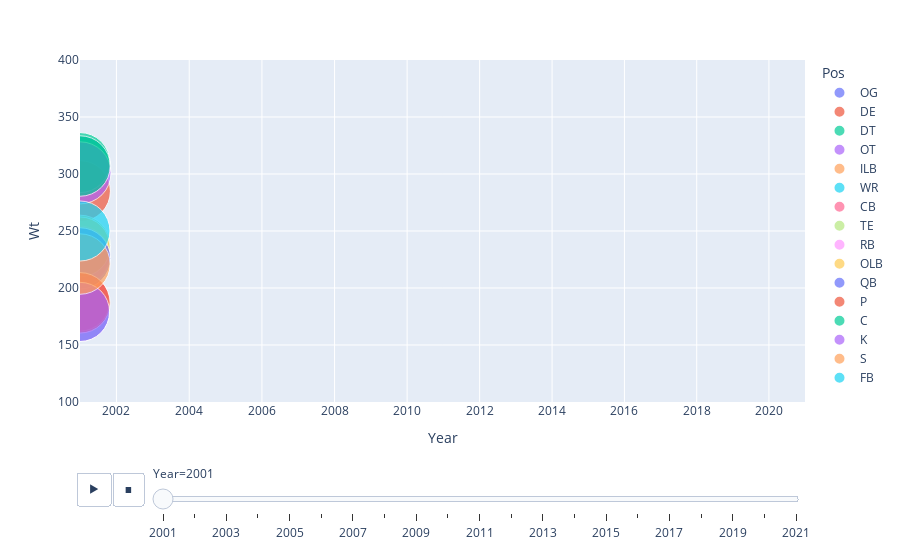

Notebook source saved alongside this figure:
### Code cell
fig = px.scatter(df_raw,x='Year', y='Wt',animation_frame='Year', 
     animation_group='Pos',size='Height-in', 
     color='Pos',
     hover_name='Pos', log_x=True, 
     size_max=45,range_x=[2001,2021], range_y=[100,400]
 )
fig.layout.updatemenus[0].buttons[0].args[1]['frame']['duration'] = 700
fig.show()

### Figure 1 — Plotly figure (JSON) as saved in the notebook; plotly's stock layout.template omitted (floating-point values rounded to 4 significant figures)
{"data": [{"hovertemplate": "<b>%{hovertext}</b><br><br>Pos=OG<br>Year=%{x}<br>Wt=%{y}<br>Height-in=%{marker.size}<extra></extra>", "hovertext": ["OG", "OG", "OG", "OG", "OG", "OG", "OG", "OG", "OG", "OG", "OG", "OG", "OG", "OG", "OG", "OG", "OG", "OG", "OG", "OG", "OG"], "ids": ["OG", "OG", "OG", "OG", "OG", "OG", "OG", "OG", "OG", "OG", "OG", "OG", "OG", "OG", "OG", "OG", "OG", "OG", "OG", "OG", "OG"], "legendgroup": "OG", "marker": {"color": "#636efa", "size": [77, 76, 77, 76, 74, 75, 76, 75, 75, 75, 74, 76, 76, 77, 75, 78, 76, 74, 74, 76, 78], "sizemode": "area", "sizeref": 0.04049, "symbol": "circle"}, "mode": "markers", "name": "OG", "orientation": "v", "showlegend": true, "type": "scatter", "x": [2001, 2001, 2001, 2001, 2001, 2001, 2001, 2001, 2001, 2001, 2001, 2001, 2001, 2001, 2001, 2001, 2001, 2001, 2001, 2001, 2001], "xaxis": "x", "y": [307, 299, 328, 312, 293, 308, 305, 293, 303, 313, 290, 308, 321, 315, 300, 298, 305, 312, 314, 307, 305], "yaxis": "y"}, {"hovertemplate": "<b>%{hovertext}</b><br><br>Pos=DE<br>Year=%{x}<br>Wt=%{y}<br>Height-in=%{marker.size}<extra></extra>", "hovertext": ["DE", "DE", "DE", "DE", "DE", "DE", "DE", "DE", "DE", "DE", "DE", "DE", "DE", "DE", "DE", "DE", "DE", "DE"], "ids": ["DE", "DE", "DE", "DE", "DE", "DE", "DE", "DE", "DE", "DE", "DE", "DE", "DE", "DE", "DE", "DE", "DE", "DE"], "legendgroup": "DE", "marker": {"color": "#EF553B", "size": [75, 79, 76, 76, 76, 74, 78, 76, 74, 75, 77, 75, 75, 75, 77, 75, 78, 77], "sizemode": "area", "sizeref": 0.04049, "symbol": "circle"}, "mode": "markers", "name": "DE", "orientation": "v", "showlegend": true, "type": "scatter", "x": [2001, 2001, 2001, 2001, 2001, 2001, 2001, 2001, 2001, 2001, 2001, 2001, 2001, 2001, 2001, 2001, 2001, 2001], "xaxis": "x", "y": [285, 287, 270, 269, 267, 284, 281, 263, 264, 267, 258, 252, 290, 280, 255, 280, 260, 272], "yaxis": "y"}, {"hovertemplate": "<b>%{hovertext}</b><br><br>Pos=DT<br>Year=%{x}<br>Wt=%{y}<br>Height-in=%{marker.size}<extra></extra>", "hovertext": ["DT", "DT", "DT", "DT", "DT", "DT", "DT", "DT", "DT", "DT", "DT", "DT", "DT", "DT", "DT", "DT", "DT", "DT", "DT"], "ids": ["DT", "DT", "DT", "DT", "DT", "DT", "DT", "DT", "DT", "DT", "DT", "DT", "DT", "DT", "DT", "DT", "DT", "DT", "DT"], "legendgroup": "DT", "marker": {"color": "#00cc96", "size": [73, 76, 78, 75, 75, 78, 73, 77, 76, 74, 76, 75, 75, 77, 75, 73, 74, 75, 75], "sizemode": "area", "sizeref": 0.04049, "symbol": "circle"}, "mode": "markers", "name": "DT", "orientation": "v", "showlegend": true, "type": "scatter", "x": [2001, 2001, 2001, 2001, 2001, 2001, 2001, 2001, 2001, 2001, 2001, 2001, 2001, 2001, 2001, 2001, 2001, 2001, 2001], "xaxis": "x", "y": [310, 325, 321, 309, 299, 299, 295, 294, 320, 309, 302, 342, 293, 318, 295, 314, 295, 293, 302], "yaxis": "y"}, {"hovertemplate": "<b>%{hovertext}</b><br><br>Pos=OT<br>Year=%{x}<br>Wt=%{y}<br>Height-in=%{marker.size}<extra></extra>", "hovertext": ["OT", "OT", "OT", "OT", "OT", "OT", "OT", "OT", "OT", "OT", "OT", "OT"], "ids": ["OT", "OT", "OT", "OT", "OT", "OT", "OT", "OT", "OT", "OT", "OT", "OT"], "legendgroup": "OT", "marker": {"color": "#ab63fa", "size": [78, 77, 77, 77, 79, 78, 77, 75, 76, 78, 79, 78], "sizemode": "area", "sizeref": 0.04049, "symbol": "circle"}, "mode": "markers", "name": "OT", "orientation": "v", "showlegend": true, "type": "scatter", "x": [2001, 2001, 2001, 2001, 2001, 2001, 2001, 2001, 2001, 2001, 2001, 2001], "xaxis": "x", "y": [301, 304, 311, 338, 348, 328, 311, 308, 334, 348, 338, 370], "yaxis": "y"}, {"hovertemplate": "<b>%{hovertext}</b><br><br>Pos=ILB<br>Year=%{x}<br>Wt=%{y}<br>Height-in=%{marker.size}<extra></extra>", "hovertext": ["ILB", "ILB", "ILB", "ILB", "ILB", "ILB", "ILB", "ILB", "ILB"], "ids": ["ILB", "ILB", "ILB", "ILB", "ILB", "ILB", "ILB", "ILB", "ILB"], "legendgroup": "ILB", "marker": {"color": "#FFA15A", "size": [71, 75, 74, 73, 74, 74, 74, 74, 73], "sizemode": "area", "sizeref": 0.04049, "symbol": "circle"}, "mode": "markers", "name": "ILB", "orientation": "v", "showlegend": true, "type": "scatter", "x": [2001, 2001, 2001, 2001, 2001, 2001, 2001, 2001, 2001], "xaxis": "x", "y": [229, 273, 245, 251, 251, 240, 248, 249, 239], "yaxis": "y"}, {"hovertemplate": "<b>%{hovertext}</b><br><br>Pos=WR<br>Year=%{x}<br>Wt=%{y}<br>Height-in=%{marker.size}<extra></extra>", "hovertext": ["WR", "WR", "WR", "WR", "WR", "WR", "WR", "WR", "WR", "WR", "WR", "WR", "WR", "WR", "WR", "WR", "WR", "WR", "WR", "WR", "WR", "WR", "WR", "WR", "WR", "WR", "WR"], "ids": ["WR", "WR", "WR", "WR", "WR", "WR", "WR", "WR", "WR", "WR", "WR", "WR", "WR", "WR", "WR", "WR", "WR", "WR", "WR", "WR", "WR", "WR", "WR", "WR", "WR", "WR", "WR"], "legendgroup": "WR", "marker": {"color": "#19d3f3", "size": [70, 77, 73, 75, 71, 69, 69, 73, 73, 73, 73, 70, 73, 71, 73, 70, 74, 76, 73, 73, 73, 74, 68, 73, 74, 73, 70], "sizemode": "area", "sizeref": 0.04049, "symbol": "circle"}, "mode": "markers", "name": "WR", "orientation": "v", "showlegend": true, "type": "scatter", "x": [2001, 2001, 2001, 2001, 2001, 2001, 2001, 2001, 2001, 2001, 2001, 2001, 2001, 2001, 2001, 2001, 2001, 2001, 2001, 2001, 2001, 2001, 2001, 2001, 2001, 2001, 2001], "xaxis": "x", "y": [179, 230, 198, 213, 183, 192, 184, 211, 196, 198, 190, 184, 211, 185, 171, 191, 209, 242, 199, 199, 192, 204, 167, 183, 219, 205, 195], "yaxis": "y"}, {"hovertemplate": "<b>%{hovertext}</b><br><br>Pos=CB<br>Year=%{x}<br>Wt=%{y}<br>Height-in=%{marker.size}<extra></extra>", "hovertext": ["CB", "CB", "CB", "CB", "CB", "CB", "CB", "CB", "CB", "CB", "CB", "CB", "CB", "CB", "CB", "CB", "CB", "CB", "CB", "CB", "CB", "CB"], "ids": ["CB", "CB", "CB", "CB", "CB", "CB", "CB", "CB", "CB", "CB", "CB", "CB", "CB", "CB", "CB", "CB", "CB", "CB", "CB", "CB", "CB", "CB"], "legendgroup": "CB", "marker": {"color": "#FF6692", "size": [70, 70, 70, 71, 71, 71, 70, 71, 70, 74, 73, 70, 73, 69, 71, 71, 73, 73, 69, 73, 70, 69], "sizemode": "area", "sizeref": 0.04049, "symbol": "circle"}, "mode": "markers", "name": "CB", "orientation": "v", "showlegend": true, "type": "scatter", "x": [2001, 2001, 2001, 2001, 2001, 2001, 2001, 2001, 2001, 2001, 2001, 2001, 2001, 2001, 2001, 2001, 2001, 2001, 2001, 2001, 2001, 2001], "xaxis": "x", "y": [188, 183, 193, 176, 191, 172, 212, 208, 190, 200, 200, 199, 199, 202, 186, 178, 198, 202, 180, 201, 179, 181], "yaxis": "y"}, {"hovertemplate": "<b>%{hovertext}</b><br><br>Pos=TE<br>Year=%{x}<br>Wt=%{y}<br>Height-in=%{marker.size}<extra></extra>", "hovertext": ["TE", "TE", "TE", "TE", "TE", "TE", "TE", "TE", "TE", "TE", "TE", "TE", "TE", "TE", "TE"], "ids": ["TE", "TE", "TE", "TE", "TE", "TE", "TE", "TE", "TE", "TE", "TE", "TE", "TE", "TE", "TE"], "legendgroup": "TE", "marker": {"color": "#B6E880", "size": [76, 76, 77, 76, 76, 76, 76, 76, 74, 77, 74, 74, 77, 75, 74], "sizemode": "area", "sizeref": 0.04049, "symbol": "circle"}, "mode": "markers", "name": "TE", "orientation": "v", "showlegend": true, "type": "scatter", "x": [2001, 2001, 2001, 2001, 2001, 2001, 2001, 2001, 2001, 2001, 2001, 2001, 2001, 2001, 2001], "xaxis": "x", "y": [237, 262, 256, 256, 247, 257, 252, 236, 251, 256, 275, 253, 252, 260, 266], "yaxis": "y"}, {"hovertemplate": "<b>%{hovertext}</b><br><br>Pos=RB<br>Year=%{x}<br>Wt=%{y}<br>Height-in=%{marker.size}<extra></extra>", "hovertext": ["RB", "RB", "RB", "RB", "RB", "RB", "RB", "RB", "RB", "RB", "RB"], "ids": ["RB", "RB", "RB", "RB", "RB", "RB", "RB", "RB", "RB", "RB", "RB"], "legendgroup": "RB", "marker": {"color": "#FF97FF", "size": [73, 70, 74, 71, 70, 73, 70, 70, 70, 69, 73], "sizemode": "area", "sizeref": 0.04049, "symbol": "circle"}, "mode": "markers", "name": "RB", "orientation": "v", "showlegend": true, "type": "scatter", "x": [2001, 2001, 2001, 2001, 2001, 2001, 2001, 2001, 2001, 2001, 2001], "xaxis": "x", "y": [228, 221, 229, 222, 197, 222, 234, 227, 210, 223, 193], "yaxis": "y"}, {"hovertemplate": "<b>%{hovertext}</b><br><br>Pos=OLB<br>Year=%{x}<br>Wt=%{y}<br>Height-in=%{marker.size}<extra></extra>", "hovertext": ["OLB", "OLB", "OLB", "OLB", "OLB", "OLB", "OLB", "OLB"], "ids": ["OLB", "OLB", "OLB", "OLB", "OLB", "OLB", "OLB", "OLB"], "legendgroup": "OLB", "marker": {"color": "#FECB52", "size": [73, 75, 76, 75, 74, 76, 73, 73], "sizemode": "area", "sizeref": 0.04049, "symbol": "circle"}, "mode": "markers", "name": "OLB", "orientation": "v", "showlegend": true, "type": "scatter", "x": [2001, 2001, 2001, 2001, 2001, 2001, 2001, 2001], "xaxis": "x", "y": [236, 232, 234, 242, 245, 244, 237, 236], "yaxis": "y"}, {"hovertemplate": "<b>%{hovertext}</b><br><br>Pos=QB<br>Year=%{x}<br>Wt=%{y}<br>Height-in=%{marker.size}<extra></extra>", "hovertext": ["QB", "QB", "QB", "QB", "QB", "QB", "QB", "QB", "QB", "QB", "QB", "QB"], "ids": ["QB", "QB", "QB", "QB", "QB", "QB", "QB", "QB", "QB", "QB", "QB", "QB"], "legendgroup": "QB", "marker": {"color": "#636efa", "size": [76, 73, 73, 74, 76, 75, 74, 74, 74, 74, 73, 76], "sizemode": "area", "sizeref": 0.04049, "symbol": "circle"}, "mode": "markers", "name": "QB", "orientation": "v", "showlegend": true, "type": "scatter", "x": [2001, 2001, 2001, 2001, 2001, 2001, 2001, 2001, 2001, 2001, 2001, 2001], "xaxis": "x", "y": [226, 210, 223, 221, 228, 223, 231, 215, 207, 226, 211, 238], "yaxis": "y"}, {"hovertemplate": "<b>%{hovertext}</b><br><br>Pos=P<br>Year=%{x}<br>Wt=%{y}<br>Height-in=%{marker.size}<extra></extra>", "hovertext": ["P", "P", "P"], "ids": ["P", "P", "P"], "legendgroup": "P", "marker": {"color": "#EF553B", "size": [74, 75, 74], "sizemode": "area", "sizeref": 0.04049, "symbol": "circle"}, "mode": "markers", "name": "P", "orientation": "v", "showlegend": true, "type": "scatter", "x": [2001, 2001, 2001], "xaxis": "x", "y": [187, 211, 221], "yaxis": "y"}, {"hovertemplate": "<b>%{hovertext}</b><br><br>Pos=C<br>Year=%{x}<br>Wt=%{y}<br>Height-in=%{marker.size}<extra></extra>", "hovertext": ["C", "C", "C", "C", "C", "C"], "ids": ["C", "C", "C", "C", "C", "C"], "legendgroup": "C", "marker": {"color": "#00cc96", "size": [74, 76, 76, 73, 77, 74], "sizemode": "area", "sizeref": 0.04049, "symbol": "circle"}, "mode": "markers", "name": "C", "orientation": "v", "showlegend": true, "type": "scatter", "x": [2001, 2001, 2001, 2001, 2001, 2001], "xaxis": "x", "y": [307, 298, 300, 316, 303, 303], "yaxis": "y"}, {"hovertemplate": "<b>%{hovertext}</b><br><br>Pos=K<br>Year=%{x}<br>Wt=%{y}<br>Height-in=%{marker.size}<extra></extra>", "hovertext": ["K"], "ids": ["K"], "legendgroup": "K", "marker": {"color": "#ab63fa", "size": [71], "sizemode": "area", "sizeref": 0.04049, "symbol": "circle"}, "mode": "markers", "name": "K", "orientation": "v", "showlegend": true, "type": "scatter", "x": [2001], "xaxis": "x", "y": [179], "yaxis": "y"}, {"hovertemplate": "<b>%{hovertext}</b><br><br>Pos=S<br>Year=%{x}<br>Wt=%{y}<br>Height-in=%{marker.size}<extra></extra>", "hovertext": ["S", "S", "S", "S", "S", "S", "S", "S", "S", "S", "S", "S"], "ids": ["S", "S", "S", "S", "S", "S", "S", "S", "S", "S", "S", "S"], "legendgroup": "S", "marker": {"color": "#FFA15A", "size": [74, 71, 71, 71, 73, 73, 75, 74, 70, 71, 73, 73], "sizemode": "area", "sizeref": 0.04049, "symbol": "circle"}, "mode": "markers", "name": "S", "orientation": "v", "showlegend": true, "type": "scatter", "x": [2001, 2001, 2001, 2001, 2001, 2001, 2001, 2001, 2001, 2001, 2001, 2001], "xaxis": "x", "y": [221, 203, 197, 186, 204, 200, 198, 218, 186, 202, 213, 222], "yaxis": "y"}, {"hovertemplate": "<b>%{hovertext}</b><br><br>Pos=FB<br>Year=%{x}<br>Wt=%{y}<br>Height-in=%{marker.size}<extra></extra>", "hovertext": ["FB", "FB", "FB", "FB"], "ids": ["FB", "FB", "FB", "FB"], "legendgroup": "FB", "marker": {"color": "#19d3f3", "size": [73, 71, 73, 70], "sizemode": "area", "sizeref": 0.04049, "symbol": "circle"}, "mode": "markers", "name": "FB", "orientation": "v", "showlegend": true, "type": "scatter", "x": [2001, 2001, 2001, 2001], "xaxis": "x", "y": [250, 242, 246, 226], "yaxis": "y"}], "layout": {"autosize": true, "legend": {"itemsizing": "constant", "title": {"text": "Pos"}, "tracegroupgap": 0}, "margin": {"t": 60}, "sliders": [{"active": 0, "currentvalue": {"prefix": "Year="}, "len": 0.9, "pad": {"b": 10, "t": 60}, "steps": [{"args": [["2001"], {"frame": {"duration": 0, "redraw": false}, "fromcurrent": true, "mode": "immediate", "transition": {"duration": 0, "easing": "linear"}}], "label": "2001", "method": "animate"}, {"args": [["2002"], {"frame": {"duration": 0, "redraw": false}, "fromcurrent": true, "mode": "immediate", "transition": {"duration": 0, "easing": "linear"}}], "label": "2002", "method": "animate"}, {"args": [["2003"], {"frame": {"duration": 0, "redraw": false}, "fromcurrent": true, "mode": "immediate", "transition": {"duration": 0, "easing": "linear"}}], "label": "2003", "method": "animate"}, {"args": [["2004"], {"frame": {"duration": 0, "redraw": false}, "fromcurrent": true, "mode": "immediate", "transition": {"duration": 0, "easing": "linear"}}], "label": "2004", "method": "animate"}, {"args": [["2005"], {"frame": {"duration": 0, "redraw": false}, "fromcurrent": true, "mode": "immediate", "transition": {"duration": 0, "easing": "linear"}}], "label": "2005", "method": "animate"}, {"args": [["2006"], {"frame": {"duration": 0, "redraw": false}, "fromcurrent": true, "mode": "immediate", "transition": {"duration": 0, "easing": "linear"}}], "label": "2006", "method": "animate"}, {"args": [["2007"], {"frame": {"duration": 0, "redraw": false}, "fromcurrent": true, "mode": "immediate", "transition": {"duration": 0, "easing": "linear"}}], "label": "2007", "method": "animate"}, {"args": [["2008"], {"frame": {"duration": 0, "redraw": false}, "fromcurrent": true, "mode": "immediate", "transition": {"duration": 0, "easing": "linear"}}], "label": "2008", "method": "animate"}, {"args": [["2009"], {"frame": {"duration": 0, "redraw": false}, "fromcurrent": true, "mode": "immediate", "transition": {"duration": 0, "easing": "linear"}}], "label": "2009", "method": "animate"}, {"args": [["2010"], {"frame": {"duration": 0, "redraw": false}, "fromcurrent": true, "mode": "immediate", "transition": {"duration": 0, "easing": "linear"}}], "label": "2010", "method": "animate"}, {"args": [["2011"], {"frame": {"duration": 0, "redraw": false}, "fromcurrent": true, "mode": "immediate", "transition": {"duration": 0, "easing": "linear"}}], "label": "2011", "method": "animate"}, {"args": [["2012"], {"frame": {"duration": 0, "redraw": false}, "fromcurrent": true, "mode": "immediate", "transition": {"duration": 0, "easing": "linear"}}], "label": "2012", "method": "animate"}, {"args": [["2013"], {"frame": {"duration": 0, "redraw": false}, "fromcurrent": true, "mode": "immediate", "transition": {"duration": 0, "easing": "linear"}}], "label": "2013", "method": "animate"}, {"args": [["2014"], {"frame": {"duration": 0, "redraw": false}, "fromcurrent": true, "mode": "immediate", "transition": {"duration": 0, "easing": "linear"}}], "label": "2014", "method": "animate"}, {"args": [["2015"], {"frame": {"duration": 0, "redraw": false}, "fromcurrent": true, "mode": "immediate", "transition": {"duration": 0, "easing": "linear"}}], "label": "2015", "method": "animate"}, {"args": [["2016"], {"frame": {"duration": 0, "redraw": false}, "fromcurrent": true, "mode": "immediate", "transition": {"duration": 0, "easing": "linear"}}], "label": "2016", "method": "animate"}, {"args": [["2017"], {"frame": {"duration": 0, "redraw": false}, "fromcurrent": true, "mode": "immediate", "transition": {"duration": 0, "easing": "linear"}}], "label": "2017", "method": "animate"}, {"args": [["2018"], {"frame": {"duration": 0, "redraw": false}, "fromcurrent": true, "mode": "immediate", "transition": {"duration": 0, "easing": "linear"}}], "label": "2018", "method": "animate"}, {"args": [["2019"], {"frame": {"duration": 0, "redraw": false}, "fromcurrent": true, "mode": "immediate", "transition": {"duration": 0, "easing": "linear"}}], "label": "2019", "method": "animate"}, {"args": [["2020"], {"frame": {"duration": 0, "redraw": false}, "fromcurrent": true, "mode": "immediate", "transition": {"duration": 0, "easing": "linear"}}], "label": "2020", "method": "animate"}, {"args": [["2021"], {"frame": {"duration": 0, "redraw": false}, "fromcurrent": true, "mode": "immediate", "transition": {"duration": 0, "easing": "linear"}}], "label": "2021", "method": "animate"}], "x": 0.1, "xanchor": "left", "y": 0, "yanchor": "top"}], "updatemenus": [{"buttons": [{"args": [null, {"frame": {"duration": 700, "redraw": false}, "fromcurrent": true, "mode": "immediate", "transition": {"duration": 500, "easing": "linear"}}], "label": "&#9654;", "method": "animate"}, {"args": [[null], {"frame": {"duration": 0, "redraw": false}, "fromcurrent": true, "mode": "immediate", "transition": {"duration": 0, "easing": "linear"}}], "label": "&#9724;", "method": "animate"}], "direction": "left", "pad": {"r": 10, "t": 70}, "showactive": false, "type": "buttons", "x": 0.1, "xanchor": "right", "y": 0, "yanchor": "top"}], "xaxis": {"anchor": "y", "categoryarray": [2001, 2002, 2003, 2004, 2005, 2006, 2007, 2008, 2009, 2010, 2011, 2012, 2013, 2014, 2015, 2016, 2017, 2018, 2019, 2020, 2021], "categoryorder": "array", "domain": [0, 1], "range": [3.301, 3.306], "title": {"text": "Year"}, "type": "log"}, "yaxis": {"anchor": "x", "domain": [0, 1], "range": [100, 400], "title": {"text": "Wt"}, "type": "linear"}}}
